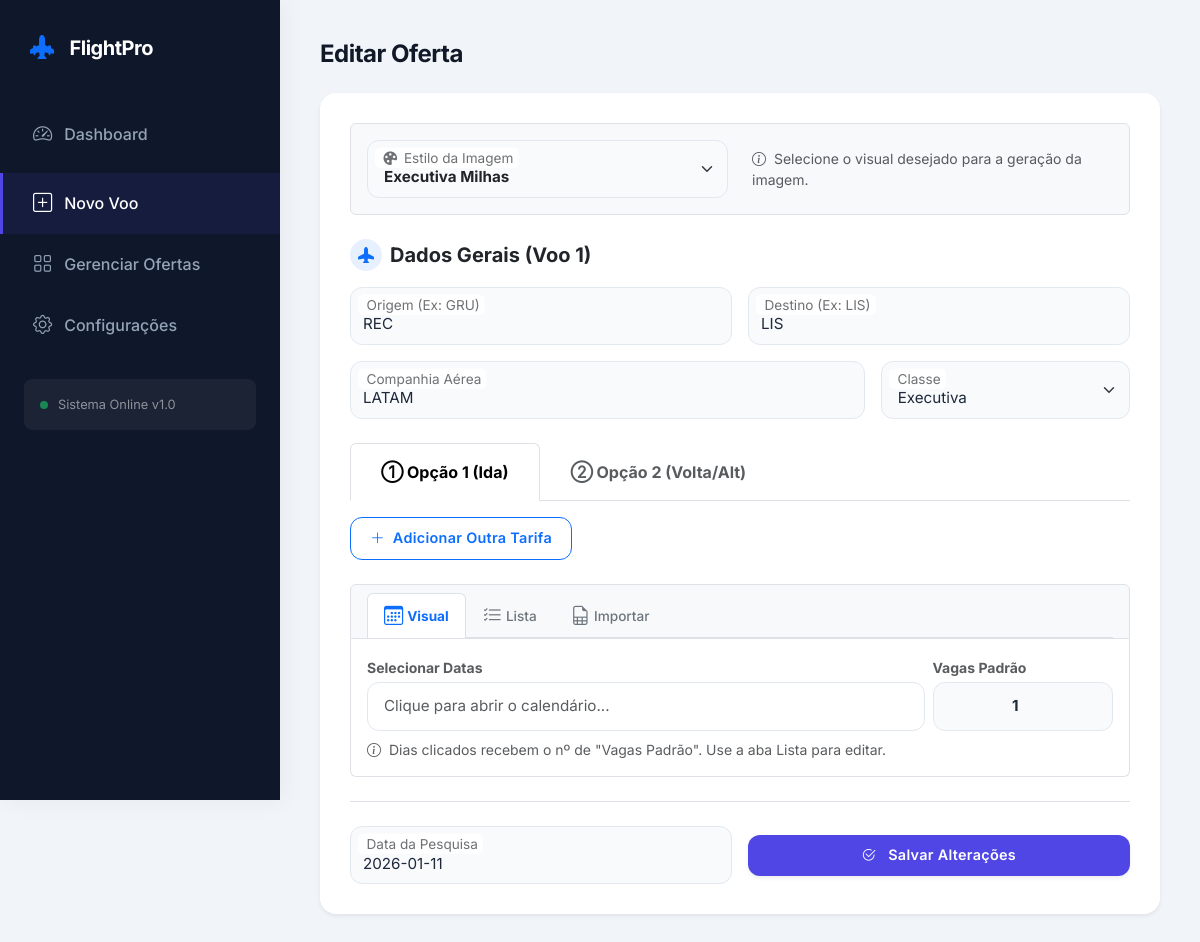
Page /edit/22 (signed in) on the committed database.
### tables this page shows
CREATE TABLE searches (
            id INTEGER PRIMARY KEY AUTOINCREMENT,
            origin TEXT,
            destination TEXT,
            available_dates TEXT,
            program TEXT,
            operator TEXT,
            flight_type TEXT,
            cost REAL,
            search_date TEXT,
            image_path TEXT
        , program_1 TEXT, cost_1 REAL, dates_1 TEXT, program_2 TEXT, cost_2 REAL, dates_2 TEXT, origin_2 TEXT, destination_2 TEXT, miles_qty_1 TEXT, prog_id_1 INTEGER, tax_val_1 TEXT, curr_id_1 INTEGER, miles_qty_2 TEXT, prog_id_2 INTEGER, tax_val_2 TEXT, curr_id_2 INTEGER, prices_json_1 TEXT, prices_json_2 TEXT, selected_bg TEXT);

### app.py (the view, shortened to what this page needs)
@app.route('/edit/<int:id>', methods=['GET', 'POST'])
@login_required
def edit_search(id):
    conn = sqlite3.connect(DB_NAME); conn.row_factory = sqlite3.Row; cursor = conn.cursor()
    cursor.execute("SELECT * FROM searches WHERE id = ?", (id,))
    search = dict(cursor.fetchone())
    if search.get('prices_json_1'): search['prices_1'] = json.loads(search['prices_json_1'])
    if search.get('prices_json_2'): search['prices_2'] = json.loads(search['prices_json_2'])
    cursor.execute("SELECT * FROM programs ORDER BY name")
    programs = cursor.fetchall()
    cursor.execute("SELECT * FROM currencies ORDER BY id")
    currencies = cursor.fetchall()
    conn.close()
    return render_template('register.html', search=search, programs=programs, currencies=currencies, templates=get_available_templates())

### app.py (called while the page is built)
@login_manager.user_loader
def load_user(user_id):
    conn = sqlite3.connect(DB_NAME); cursor = conn.cursor()
    cursor.execute("SELECT * FROM users WHERE id = ?", (user_id,))
    data = cursor.fetchone(); conn.close()
    if data: return User(id=data[0], username=data[1], password=data[2])
    return None

def get_available_templates():
    files = []
    if os.path.exists(TEMPLATES_FOLDER):
        files = [f for f in os.listdir(TEMPLATES_FOLDER) if f.lower().endswith('.png')]
    return sorted(files)

### templates/register.html (shortened to what this page needs)
{% extends "base.html" %}
{% block content %}
<link rel="stylesheet" href="https://cdn.jsdelivr.net/npm/flatpickr/dist/flatpickr.min.css">
<link rel="stylesheet" type="text/css" href="https://npmcdn.com/flatpickr/dist/themes/dark.css">
<div class="mb-4">
    <h2 class="page-title">{{ 'Editar Oferta' if search else 'Nova Oferta' }}</h2>
</div>
<div class="row g-4">
    <div class="col-12">
        <div class="card-custom border-0 shadow-sm">
            <form id="flightForm" action="{{ url_for('edit_search', id=search['id']) if search else url_for('register') }}" method="POST">
                <div class="mb-4 p-3 bg-light rounded border">
                    <div class="row align-items-center">
                        <div class="col-md-6">
                            <div class="form-floating">
                                <select class="form-select fw-bold text-dark" id="selected_bg" name="selected_bg">
                                    {% if templates %}
                                        {% for t in templates %}
                                        <option value="{{ t }}" {{ 'selected' if search and search['selected_bg'] == t else '' }}>
                                            {{ t|replace('.png', '')|replace('_', ' ')|title }}
                                        </option>
                                        {% endfor %}
                                    {% endif %}
                                </select>
                                <label for="selected_bg">Estilo da Imagem</label>
                            </div>
                        </div>
                        <div class="col-md-6 text-muted small mt-2 mt-md-0">
                            <i class="bi bi-info-circle me-1"></i> Selecione o visual desejado para a geração da imagem.
                        </div>
                    </div>
                </div>
                <div class="d-flex align-items-center mb-3">
                    <div class="bg-primary bg-opacity-10 text-primary rounded-circle p-2 me-2 d-flex align-items-center justify-content-center" style="width: 32px; height: 32px;">
                        <i class="bi bi-airplane-fill"></i>
                    </div>
                    <h5 class="fw-bold mb-0 text-dark">Dados Gerais (Voo 1)</h5>
                </div>
                <div class="row g-3 mb-4">
                    <div class="col-md-6">
                        <div class="form-floating">
                            <input type="text" class="form-control" name="origin" placeholder="Origem" required value="{{ search['origin'] if search else '' }}">
                            <label>Origem (Ex: GRU)</label>
                        </div>
                    </div>
                    <div class="col-md-6">
                        <div class="form-floating">
                            <input type="text" class="form-control" name="destination" placeholder="Destino" required value="{{ search['destination'] if search else '' }}">
                            <label>Destino (Ex: LIS)</label>
                        </div>
                    </div>
                    <div class="col-md-8">
                        <div class="form-floating">
                            <input type="text" class="form-control" name="operator" placeholder="Operador" value="{{ search['operator'] if search else '' }}">
                            <label>Companhia Aérea</label>
                        </div>
                    </div>
                    <div class="col-md-4">
                        <div class="form-floating">
                            <select class="form-select" name="flight_type">
                                <option value="Executiva" {{ 'selected' if search and search['flight_type'] == 'Executiva' else '' }}>Executiva</option>
                            </select>
                            <label>Classe</label>
                        </div>
                    </div>
                </div>
                <ul class="nav nav-tabs mb-3" id="flightTabs" role="tablist">
                    <li class="nav-item"><button class="nav-link active fw-bold" id="opt1-tab" data-bs-toggle="tab" data-bs-target="#opt1" type="button">① Opção 1 (Ida)</button></li>
                    <li class="nav-item"><button class="nav-link fw-bold text-muted" id="opt2-tab" data-bs-toggle="tab" data-bs-target="#opt2" type="button">② Opção 2 (Volta/Alt)</button></li>
                </ul>
                <div class="tab-content border-bottom mb-4 pb-4" id="flightTabsContent">
                    <div class="tab-pane fade show active" id="opt1">
                        <button type="button" class="btn btn-sm btn-outline-primary mb-4" onclick="addPriceRow(1)">
                            <i class="bi bi-plus-lg me-1"></i> Adicionar Outra Tarifa
                        </button>
                        <div class="date-header">
                            <ul class="nav nav-tabs date-tabs" id="datesTabs1" role="tablist">
                                <li class="nav-item">
                                    <button class="nav-link active" id="cal-tab-1" data-bs-toggle="tab" data-bs-target="#cal-view-1" type="button"><i class="bi bi-calendar3 me-1"></i>Visual</button>
                                </li>
                                <li class="nav-item">
                                    <button class="nav-link" id="list-tab-1" data-bs-toggle="tab" data-bs-target="#list-view-1" type="button"><i class="bi bi-list-check me-1"></i>Lista</button>
                                </li>
                                <li class="nav-item">
                                    <button class="nav-link" id="import-tab-1" data-bs-toggle="tab" data-bs-target="#import-view-1" type="button"><i class="bi bi-file-earmark-spreadsheet me-1"></i>Importar</button>
                                </li>
                            </ul>
                        </div>
                        <div class="date-content">
                            <div class="tab-content">
                                <div class="tab-pane fade show active" id="cal-view-1">
                                    <div class="row align-items-end g-2">
                                        <div class="col-md-9">
                                            <label class="small text-muted fw-bold mb-1">Selecionar Datas</label>
                                            <input type="text" id="flatpickr_1" class="form-control bg-white" placeholder="Clique para abrir o calendário...">
                                        </div>
                                        <div class="col-md-3">
                                            <label class="small text-muted fw-bold mb-1">Vagas Padrão</label>
                                            <input type="number" id="default_seats_1" class="form-control text-center fw-bold" value="1" min="1" title="Vagas aplicadas ao clicar no calendário">
                                        </div>
                                    </div>
                                    <div class="form-text small mt-2 text-muted">
                                        <i class="bi bi-info-circle me-1"></i> Dias clicados recebem o nº de "Vagas Padrão". Use a aba Lista para editar.
                                    </div>
                                </div>
                            </div>
                        </div>
                    </div>
                </div>
                <div class="d-flex justify-content-between align-items-center mt-4">
                    <div class="form-floating w-50 me-3">
                        <input type="text" class="form-control" id="search_date" name="search_date" placeholder="DD/MM/AAAA" required value="{{ search['search_date'] if search else '' }}"><label>Data da Pesquisa</label>
                    </div>
                    <button type="submit" class="btn btn-primary-custom btn-lg w-50 shadow-sm"><i class="bi bi-check2-circle me-2"></i> {{ 'Salvar Alterações' if search else 'Gerar Oferta' }}</button>
                </div>
            </form>
        </div>
    </div>
</div>
{% endblock %}

### templates/base.html (style rules this page uses)
:root { --primary: #4f46e5; --primary-hover: #4338ca; --secondary: #64748b; --bg-body: #f1f5f9; --sidebar-bg: #0f172a; --card-bg: #ffffff; --text-main: #1e293b; --text-muted: #94a3b8; --border-color: #e2e8f0; --radius-md: 12px; --radius-lg: 16px; --shadow-sm: 0 1px 3px 0 rgb(0 0 0 / 0.1), 0 1px 2px -1px rgb(0 0 0 / 0.1); --shadow-md: 0 4px 6px -1px rgb(0 0 0 / 0.1), 0 2px 4px -2px rgb(0 0 0 / 0.1); --shadow-lg: 0 10px 15px -3px rgb(0 0 0 / 0.1), 0 4px 6px -4px rgb(0 0 0 / 0.1); }
body { font-family: 'Inter', sans-serif; background-color: var(--bg-body); color: var(--text-main); -webkit-font-smoothing: antialiased; }
.nav-link { color: var(--text-muted); padding: 16px 30px; font-weight: 500; transition: all 0.3s ease; border-left: 3px solid transparent; display: flex; align-items: center; }
.nav-link i { font-size: 1.2rem; margin-right: 12px; }
.nav-link.active { color: white; background: rgba(79, 70, 229, 0.1); border-left-color: var(--primary); }
.card-custom { background: var(--card-bg); border-radius: var(--radius-lg); border: 1px solid var(--border-color); box-shadow: var(--shadow-sm); padding: 30px; margin-bottom: 25px; transition: box-shadow 0.3s ease; }
.form-control, .form-select { background-color: #f8fafc; border: 1px solid var(--border-color); border-radius: var(--radius-md); padding: 0.75rem 1rem; font-size: 0.95rem; color: var(--text-main); transition: all 0.2s; }
.form-floating > label { color: var(--text-muted); padding-left: 1rem; }
.btn { border-radius: var(--radius-md); padding: 0.6rem 1.2rem; font-weight: 600; font-size: 0.9rem; letter-spacing: 0.3px; transition: all 0.2s; }
.btn-primary-custom { background-color: var(--primary); color: white; border: none; box-shadow: 0 4px 6px -1px rgba(79, 70, 229, 0.4); }
.page-title { font-size: 1.5rem; font-weight: 700; color: #111827; letter-spacing: -0.5px; }

### templates/register.html (style rules this page uses)
.date-tabs .nav-link { color: #6c757d; font-size: 0.85rem; padding: 0.5rem 1rem; border: 1px solid transparent; border-bottom: none; }
.date-tabs .nav-link.active { color: #0d6efd; background-color: #fff; border-color: #dee2e6 #dee2e6 #fff; font-weight: bold; }
.date-tabs { border-bottom: 1px solid #dee2e6; margin-bottom: 0; }
.date-content { border: 1px solid #dee2e6; border-top: none; background: #fff; border-radius: 0 0 0.375rem 0.375rem; padding: 1rem; }
.date-header { background-color: #f8f9fa; border: 1px solid #dee2e6; border-radius: 0.375rem 0.375rem 0 0; padding: 0.5rem 1rem 0; }

### rows in the picture
searches: origin "REC", destination "LIS", operator "LATAM", search_date "2026-01-11"

### other values in the picture
{{ 'Editar Oferta' if search else 'Nova Oferta' }} "Editar Oferta"
{{ 'Salvar Alterações' if search else 'Gerar Oferta' }} "Salvar Alterações"
form field selected_bg "Executiva Milhas"
